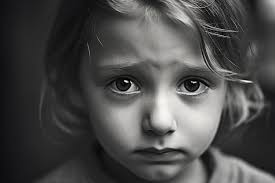
%> input picture 13-discrete_wavelet_transform/girl.jpeg, 275 x 183 px
$ octave discrete_wavelet_transform.m   (GNU Octave 9; MATLAB toolbox functions it lacks are replaced by stand-ins)
%> lines starting %> are read from the running program, lines starting %| are printed output that depends on the picture
clear all; close all; clc;

% Load an image
img = imread('girl.JPEG');
%> img is the input picture: size 183x275x3 uint8; mean R, G, B 74.6, 74.4, 73.7
if size(img,3) == 3 % Check if the image is RGB
    img = rgb2gray(img); % Convert to grayscale
%> img: size 183x275 uint8
end

% Perform 2-level discrete wavelet transform
[LL, LH, HL, HH] = dwt2(img,'bior1.3');
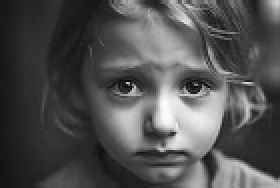
%> LL: size 94x140 double (shown 2 times larger); min -14.23, max 491.6, mean 147.6; drawn with min black and max white
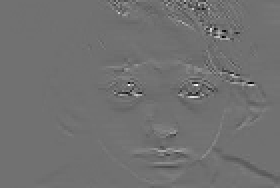
%> LH: size 94x140 double (shown 2 times larger); min -151.1, max 189.4, mean -0.1; drawn with min black and max white
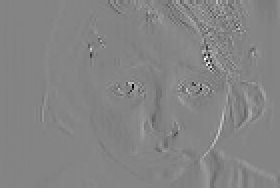
%> HL: size 94x140 double (shown 2 times larger); min -145.7, max 134.1, mean -0.1; drawn with min black and max white
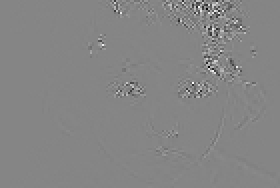
%> HH: size 94x140 double (shown 2 times larger); min -80.5, max 73.5, mean 0; drawn with min black and max white

% Display original image and subbands of 1st stage
figure;
subplot(2,2,1);
imshow(LL,[]);
title('LL subband');

subplot(2,2,2);
imshow(LH,[]);
title('LH subband');

subplot(2,2,3);
imshow(HL,[]);
title('HL subband');

subplot(2,2,4);
imshow(HH,[]);
title('HH subband');

% Perform 2-level discrete wavelet transform on LL(2nd stage)
[LL2, LH2, HL2, HH2] = dwt2(LL,'bior1.3');

% Display original image and subbands of 2nd stage
figure;
subplot(2,2,1);
imshow(LL2,[]);
title('LL subband 2nd stage');

subplot(2,2,2);
imshow(LH2,[]);
title('LH subband 2nd stage');

subplot(2,2,3);
imshow(HL2,[]);
title('HL subband 2nd stage');

subplot(2,2,4);
imshow(HH2,[]);
title('HH subband 2nd stage');

% Perform 2-level discrete wavelet transform on LL2 (3rd stage)
[LL3, LH3, HL3, HH3] = dwt2(LL2,'bior1.3');
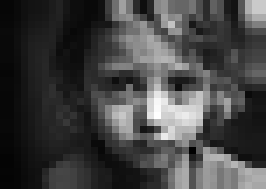
%> LL3: size 27x38 double (shown 7 times larger); min 65.73, max 1984.2, mean 573.7; drawn with min black and max white
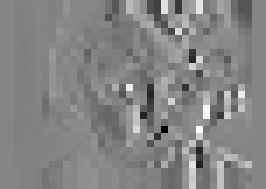
%> HL3: size 27x38 double (shown 7 times larger); min -410.6, max 373.9, mean -2.7; drawn with min black and max white
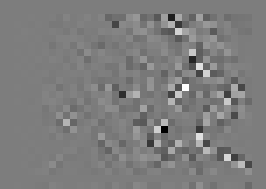
%> HH3: size 27x38 double (shown 7 times larger); min -201.6, max 207, mean -0.2; drawn with min black and max white

% Display original image and subbands of 2nd stage
figure;
subplot(2,2,1);
imshow(LL3,[]);
title('LL subband 3rd stage');

subplot(2,2,2);
imshow(LH3,[]);
title('LH subband 3rd stage');

subplot(2,2,3);
imshow(HL3,[]);
title('HL subband 3rd stage');

subplot(2,2,4);
imshow(HH3,[]);
title('HH subband 3rd stage');
